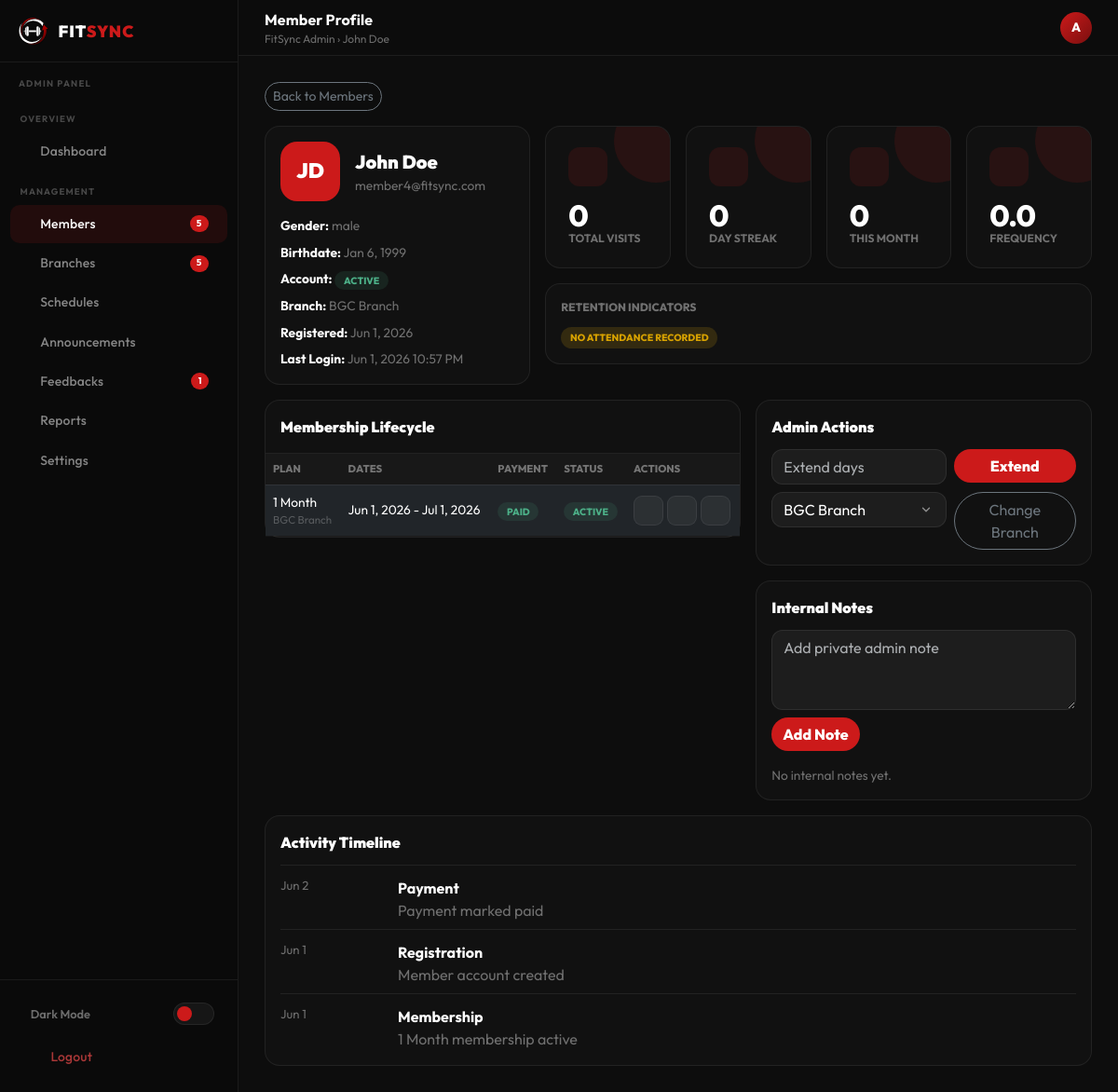
Page /admin/member_view.php?id=6 (signed in) on the committed database.
### tables this page shows
CREATE TABLE `memberships` (
  `id` int(10) UNSIGNED NOT NULL,
  `user_id` int(10) UNSIGNED NOT NULL,
  `plan_id` smallint(5) UNSIGNED NOT NULL,
  `branch_id` smallint(5) UNSIGNED NOT NULL DEFAULT 1,
  `starts_at` date NOT NULL,
  `ends_at` date NOT NULL,
  `amount_paid` decimal(10,2) NOT NULL,
  `payment_method` enum('credit_card','debit_card','gcash','maya','bank_transfer','cash') NOT NULL DEFAULT 'cash',
  `payment_status` enum('pending','paid','failed','refunded') NOT NULL DEFAULT 'paid',
  `status` enum('pending','active','expired','cancelled','frozen') NOT NULL DEFAULT 'active',
  `payment_ref` varchar(128) DEFAULT NULL,
  `created_at` datetime NOT NULL DEFAULT current_timestamp(),
  `updated_at` datetime NOT NULL DEFAULT current_timestamp() ON UPDATE current_timestamp()
);

CREATE TABLE `users` (
  `id` int(10) UNSIGNED NOT NULL,
  `role` enum('admin','member') NOT NULL DEFAULT 'member',
  `first_name` varchar(64) NOT NULL,
  `last_name` varchar(64) NOT NULL,
  `email` varchar(191) NOT NULL,
  `password_hash` varchar(255) NOT NULL,
  `birthdate` date DEFAULT NULL,
  `gender` enum('male','female','nonbinary','other') DEFAULT NULL,
  `email_verified_at` datetime DEFAULT NULL,
  `verification_token` varchar(128) DEFAULT NULL,
  `remember_token` varchar(128) DEFAULT NULL,
  `profile_photo` varchar(255) DEFAULT NULL,
  `is_active` tinyint(1) NOT NULL DEFAULT 1,
  `last_login_at` datetime DEFAULT NULL,
  `created_at` datetime NOT NULL DEFAULT current_timestamp(),
  `updated_at` datetime NOT NULL DEFAULT current_timestamp() ON UPDATE current_timestamp(),
  `is_approved` tinyint(1) DEFAULT 1
);

CREATE TABLE `branches` (
  `id` smallint(5) UNSIGNED NOT NULL,
  `name` varchar(100) NOT NULL,
  `city` varchar(64) NOT NULL,
  `address` varchar(255) DEFAULT NULL,
  `maps_embed` text DEFAULT NULL,
  `is_active` tinyint(1) NOT NULL DEFAULT 1,
  `created_at` datetime NOT NULL DEFAULT current_timestamp()
);

CREATE TABLE `membership_plans` (
  `id` smallint(5) UNSIGNED NOT NULL,
  `slug` varchar(16) NOT NULL,
  `label` varchar(32) NOT NULL,
  `duration_days` smallint(5) UNSIGNED NOT NULL,
  `price` decimal(10,2) NOT NULL,
  `original_price` decimal(10,2) NOT NULL,
  `features_json` longtext DEFAULT NULL,
  `is_active` tinyint(1) NOT NULL DEFAULT 1,
  `sort_order` tinyint(3) UNSIGNED NOT NULL DEFAULT 0
);

### admin/member_view.php (the view, shortened to what the rows shown need)
<?php
require_once __DIR__ . '/../config/db.php';
require_once __DIR__ . '/../includes/member_helpers.php';
$pdo = db();
$memberId = max(0, (int) ($_GET['id'] ?? 0));
$member = $memberId ? memberProfile($pdo, $memberId) : null;
$history = memberMembershipHistory($pdo, $memberId);
$timeline = memberTimeline($pdo, $memberId);
$branches = $pdo->query('SELECT id, name FROM branches WHERE is_active = 1 ORDER BY name')->fetchAll(PDO::FETCH_ASSOC);
$pageTitle = 'Member Profile';
$topbarCrumb = $member['first_name'] . ' ' . $member['last_name'];
require_once __DIR__ . '/../includes/admin_header.php';
require_once __DIR__ . '/../includes/admin_sidebar.php';
?>
<div class="row g-3 mb-3">
    <div class="col-xl-4">
        <div class="fs-card p-3 h-100">
            <div class="d-flex align-items-center gap-3 mb-3">
                <div style="width:64px;height:64px;border-radius:18px;background:var(--fs-red);display:flex;align-items:center;justify-content:center;font-size:1.4rem;font-weight:900">
                    <?= htmlspecialchars(strtoupper(substr($member['first_name'], 0, 1) . substr($member['last_name'], 0, 1))) ?>
                </div>
                <div>
                    <div style="font-size:1.25rem;font-weight:900"><?= htmlspecialchars($member['first_name'] . ' ' . $member['last_name']) ?></div>
                    <div style="color:var(--text-muted);font-size:.86rem"><?= htmlspecialchars($member['email']) ?></div>
                </div>
            </div>
            <div class="d-flex flex-column gap-2" style="font-size:.86rem">
                <div><strong>Gender:</strong> <span style="color:var(--text-muted)"><?= htmlspecialchars($member['gender'] ?? 'Not set') ?></span></div>
                <div><strong>Birthdate:</strong> <span style="color:var(--text-muted)"><?= $member['birthdate'] ? date('M j, Y', strtotime($member['birthdate'])) : 'Not set' ?></span></div>
                <div><strong>Branch:</strong> <span style="color:var(--text-muted)"><?= htmlspecialchars($member['branch_name'] ?? 'Unassigned') ?></span></div>
                <div><strong>Registered:</strong> <span style="color:var(--text-muted)"><?= date('M j, Y', strtotime($member['created_at'])) ?></span></div>
                <div><strong>Last Login:</strong> <span style="color:var(--text-muted)"><?= $member['last_login_at'] ? date('M j, Y g:i A', strtotime($member['last_login_at'])) : 'Never' ?></span></div>
            </div>
        </div>
    </div>
</div>
<div class="row g-3 mb-3">
    <div class="col-xl-7">
        <div class="admin-table-wrap">
            <table class="table admin-table">
                <thead><tr><th>Plan</th><th>Dates</th><th>Payment</th><th>Status</th><th>Actions</th></tr></thead>
                <tbody>
                    <?php foreach ($history as $m): ?>
                        <tr>
                            <td><?= htmlspecialchars($m['plan_label']) ?><div style="font-size:.72rem;color:var(--text-dimmed)"><?= htmlspecialchars($m['branch_name']) ?></div></td>
                            <td><?= date('M j, Y', strtotime($m['starts_at'])) ?> - <?= date('M j, Y', strtotime($m['ends_at'])) ?></td>
                            <td><span class="status-badge <?= htmlspecialchars($m['payment_status']) ?>"><?= htmlspecialchars($m['payment_status']) ?></span></td>
                            <td><span class="status-badge <?= htmlspecialchars($m['status']) ?>"><?= htmlspecialchars($m['status']) ?></span></td>
                            <td>
                                <div class="d-flex gap-1">
                                    <button class="tbl-btn" onclick="memberAction({action:'set_membership_status',membership_id:<?= (int) $m['id'] ?>,status:'frozen'})"><i class="ti ti-player-pause"></i></button>
                                    <button class="tbl-btn" onclick="memberAction({action:'set_membership_status',membership_id:<?= (int) $m['id'] ?>,status:'active'})"><i class="ti ti-player-play"></i></button>
                                    <button class="tbl-btn" onclick="memberAction({action:'set_membership_status',membership_id:<?= (int) $m['id'] ?>,status:'cancelled'})"><i class="ti ti-ban"></i></button>
                                </div>
                            </td>
                        </tr>
                    <?php endforeach ?>
                </tbody>
            </table>
        </div>
    </div>
    <div class="col-xl-5">
        <div class="fs-card p-3 mb-3">
            <div class="row g-2">
                <div class="col-7">
                    <select class="form-select fs-select" id="branchId">
                        <?php foreach ($branches as $branch): ?>
                            <option value="<?= (int) $branch['id'] ?>" <?= (int) ($member['branch_id'] ?? 0) === (int) $branch['id'] ? 'selected' : '' ?>><?= htmlspecialchars($branch['name']) ?></option>
                        <?php endforeach ?>
                    </select>
                </div>
            </div>
        </div>
    </div>
</div>
<?php require_once __DIR__ . '/../includes/admin_footer.php'; ?>

### includes/admin_sidebar.php (shortened to what the rows shown need)
<div class="topbar">
    <div class="me-auto">
        <div class="topbar-title"><?= htmlspecialchars($pageTitle ?? 'Admin') ?></div>
        <div class="topbar-breadcrumb">FitSync Admin &rsaquo; <?= htmlspecialchars($topbarCrumb ?? 'Operations') ?></div>
    </div>
</div>
<div class="main-wrap">
    <main class="main-content">

### rows in the picture
memberships: user.last_name "John Doe", user.last_name "JD", user.email "member4@fitsync.com", user.gender "male", user.birthdate "Jan 6, 1999", branch.name "BGC Branch", user.created_at "Jun 1, 2026", user.last_login_at "Jun 1, 2026 10:57 PM", plan.label "1 Month", starts_at "Jun 1, 2026", ends_at "Jul 1, 2026", payment_status "PAID", status "ACTIVE"

### other values in the picture
$sidebarMemberCount "5"
$sidebarBranchCount "5"
$sidebarFeedbackCount "1"
$pageTitle "Member Profile"
$adminInitial "A"
$insights['total_visits'] "0"
$insights['current_streak'] "0"
$insights['monthly_attendance'] "0"
$insights['attendance_frequency'] "0.0"
$flag['label'] "NO ATTENDANCE RECORDED"
date('M j', strtotime($event['date'])) "Jun 2"
$event['type'] "Payment"
$event['body'] "Payment marked paid"
date('M j', strtotime($event['date'])) "Jun 1"
$event['type'] "Registration"
